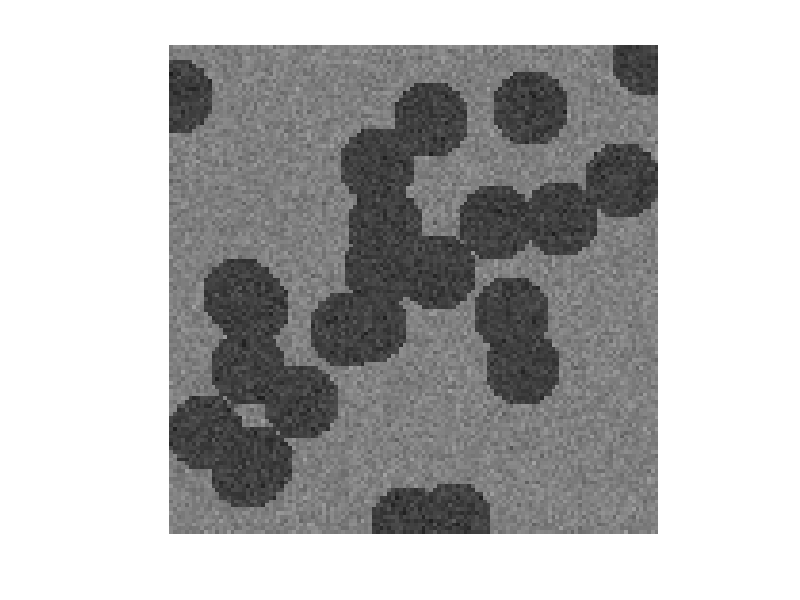

Recreate this plot in MATLAB.
% This program creates an image for test

M=128;  % image size 

K=25;  % number of discs

R2=100; % radius of discs

I=randn(M,M)*0.04+0.5;

for k=1:K
    Cx(k)=round(rand*M);
    Cy(k)=round(rand*M);
end

for k=1:K
    for i=1:M
        for j=1:M
            Tr=(i-Cx(k))*(i-Cx(k))+(j-Cy(k))*(j-Cy(k));
            if Tr<100
                Tv=randn*0.04+0.25;
                if Tv>1
                    Tv=1;
                elseif Tv<0
                    Tv=0;
                end
                I(i,j)=Tv;
            end
        end
    end
end

imshow(I);
imwrite(I,'discs25.bmp'); % file name

        

